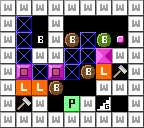

Below is a game level as drawn by its tile map, then a one-line description and the .tmx file that defines it, in full:
An orthogonal 9x8 tile map with 16x16 px tiles, 1 tile layer (Tile layer 1).

<map version="1.0" tiledversion="1.1.6" orientation="orthogonal" renderorder="right-down" width="9" height="8" tilewidth="16" tileheight="16" infinite="0" nextobjectid="1">
 <properties>
  <property name="difficulty" value="6" />
  <property name="name" value="Hole in One" />
  <property name="turns" value="78" />
 </properties>
 <tileset firstgid="1" source="../../../dev/editor_tileset.tsx" />
 <layer name="Tile layer 1" width="9" height="8">
  <data encoding="csv">
1,1,1,1,1,1,1,1,1,
1,9,0,1,0,0,0,0,1,
1,9,16,1,2,9,15,8,1,
1,9,1,1,9,9,7,1,1,
1,14,9,14,9,2,3,12,1,
1,3,3,2,0,0,1,1,1,
1,12,1,0,17,1,18,0,1,
1,1,1,1,1,1,1,1,1
</data>
 </layer>
</map>
